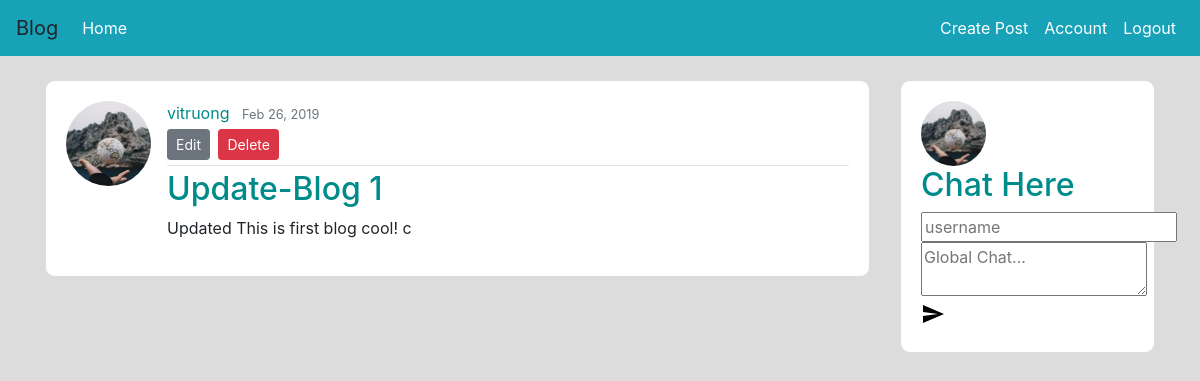
Before: /post/1 (signed in) with the older database file.
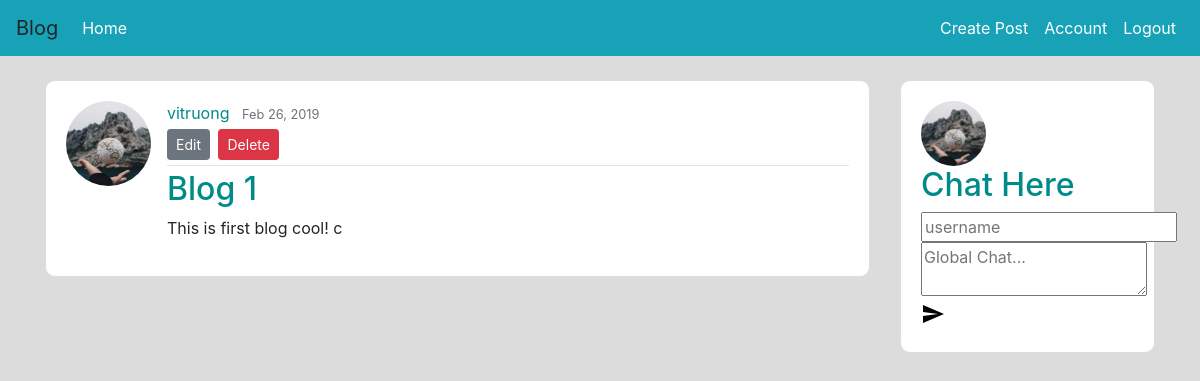
After: the same page with the newer database file.
### flaskblog/model.py (models this page shows, shortened)
class Post(db.Model):
    id = db.Column(db.Integer, autoincrement=True, primary_key=True)
    title = db.Column(db.String(150), nullable=False)
    content = db.Column(db.Text, nullable=False)
    date_posted = db.Column(db.DateTime, nullable=False, default=datetime.utcnow)
    user_id = db.Column(db.Integer, db.ForeignKey('user.id'), nullable=False)

### flaskblog/routes.py (the view)
@app.route('/post/<int:post_id>')
def post(post_id):
    post = Post.query.get_or_404(post_id)
    return render_template('post.html', title=post.title, post=post)

### flaskblog/model.py (called while the page is built)
@login_manager.user_loader
def load_user(user_id):
    return User.query.get(int(user_id))

### flaskblog/templates/post.html (shortened to what this page needs)
{% extends 'base.html' %}
{% block body %}
    <article class="media content-section">
      <img class="rounded-circle article-img" src="{{ url_for('static', filename='profile_pics/' + post.author.image_file) }}">
      <div class="media-body">
        <div class="article-metadata">
          <a class="mr-2" href="#">{{ post.author.username }}</a>
          <small class="text-muted">{{ post.date_posted.strftime('%b %d, %Y') }}</small>
          {% if post.author == current_user %}
            <div>
                <a class="btn btn-secondary btn-sm mt-1 mb-1" href="{{ url_for('edit_post', post_id=post.id) }}">Edit</a>
                <button type="button" class="btn btn-danger btn-sm m-1" data-toggle="modal" data-target="#deleteModal">Delete</button>
            </div>
          {% endif %}
        </div>
        <h2 class="article-title">{{ post.title }}</h2>
        <p class="article-content">{{ post.content }}</p>
      </div>
    </article>
{% endblock %}

Changed rows visible on the page:
changed Post: title "Update-Blog 1" → "Blog 1"; content "Updated This is first blog cool! c" → "This is first blog cool! c"
